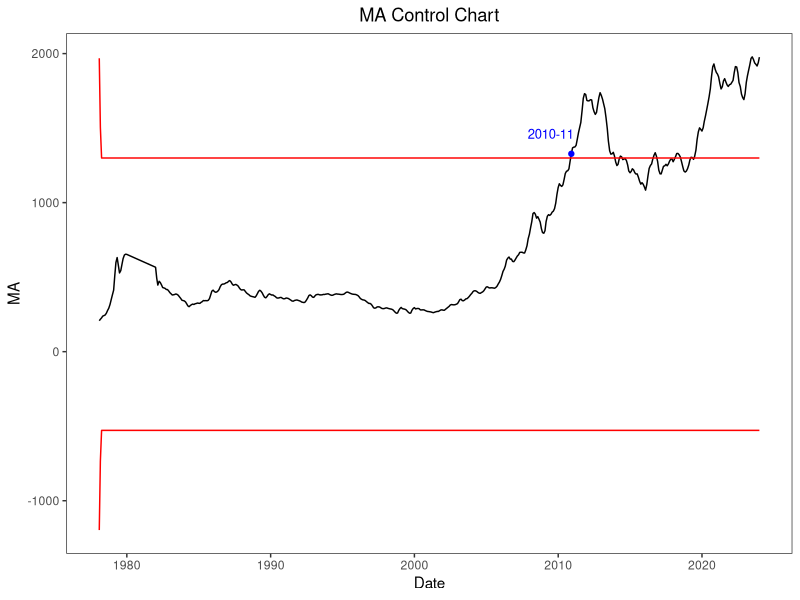

Here is the R script that generated this plot:
library(readr)
library(ggplot2)

Golden <- read_csv("price.csv")
price <- Golden$price
Date <- as.Date(Golden$Date)

x <- price
mu <- mean(x[1:337])
sigma <- sd(x)
n <- length(x)

window=3
L=2.949

RL=wt=vj=c()
for(i in 1:n){ 
  if(i >= window){
    wt[i] = 1 / window
  }
  else{
    wt[i] = 1 / i
  }
}
for(j in 1:n){ 
  if(j >= window){
    vj[j] = (sigma^2) / window
  }
  else{
    vj[j] = (sigma^2) / j 
  }
}

ma=ucl=lcl=c()

for(j in 1:n){
  if(j < window){
    ma[j] = mean(x[1:j])
  }
  else{
    ma[j] = mean(x[(j-window+1):j])
  }
  ucl[j]=mu+L*sqrt(vj[j])
  lcl[j]=mu-L*sqrt(vj[j])
}

exceed_indices <- which(ma > ucl)[1]
print(exceed_indices)

ma_df <- data.frame(Date = Date, MA = ma, UCL = ucl, LCL = lcl)

ggplot(ma_df, aes(x = Date)) +
  geom_line(aes(y = MA), color = "black") +
  geom_line(aes(y = UCL), color = "red", linetype = "solid") +
  geom_line(aes(y = LCL), color = "red", linetype = "solid") +
  labs(x = "Date", y = "MA", title = "MA Control Chart") +
  theme_bw() + 
  theme(panel.grid=element_blank()) +
  theme(plot.title = element_text(hjust = 0.5)) +
  geom_point(data = ma_df[exceed_indices, ], aes(x = Date, y = MA), color = "blue", size = 1.5) +
  geom_text(data = ma_df[exceed_indices, ], aes(x = Date, y = MA, label = format(Date, "%Y-%m")), vjust = -1.5,hjust=0.95, color = "blue",size=3.3)

